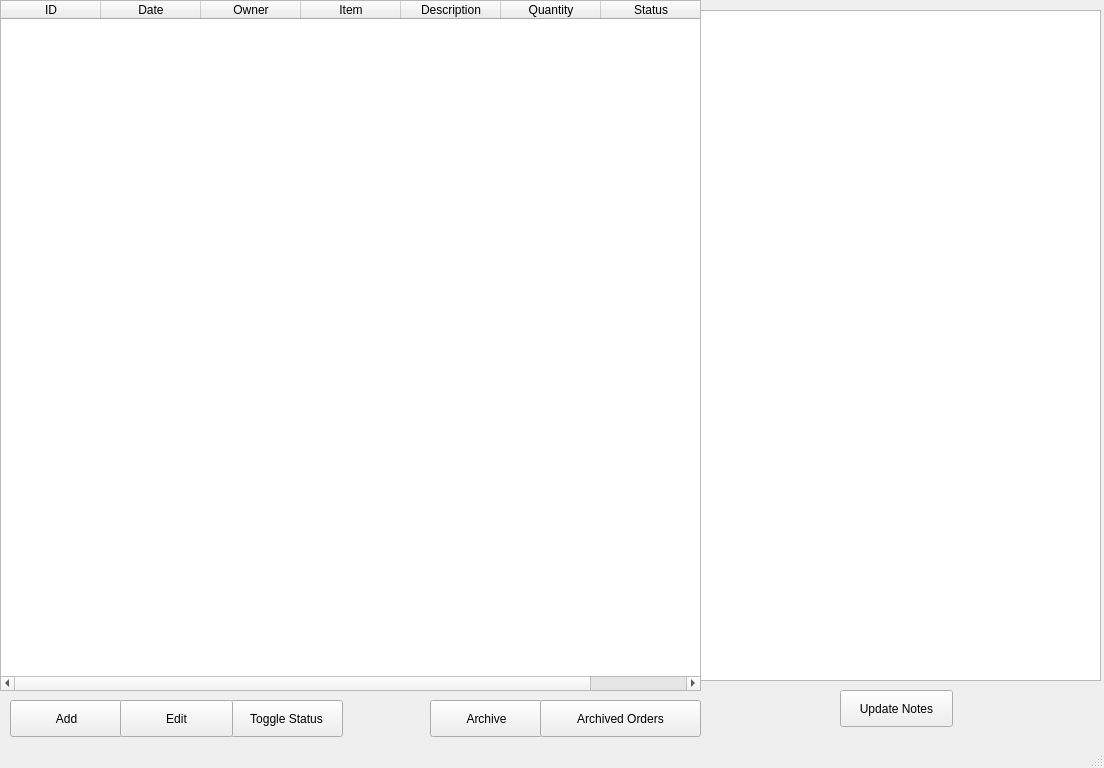
<?xml version="1.0" encoding="UTF-8"?>
<ui version="4.0">
 <class>MainWindow</class>
 <widget class="QMainWindow" name="MainWindow">
  <property name="geometry">
   <rect>
    <x>0</x>
    <y>0</y>
    <width>1104</width>
    <height>768</height>
   </rect>
  </property>
  <property name="sizePolicy">
   <sizepolicy hsizetype="Fixed" vsizetype="Fixed">
    <horstretch>0</horstretch>
    <verstretch>0</verstretch>
   </sizepolicy>
  </property>
  <property name="minimumSize">
   <size>
    <width>1104</width>
    <height>768</height>
   </size>
  </property>
  <property name="maximumSize">
   <size>
    <width>1104</width>
    <height>768</height>
   </size>
  </property>
  <property name="windowTitle">
   <string>Order Tracker</string>
  </property>
  <property name="windowOpacity">
   <double>11.000000000000000</double>
  </property>
  <widget class="QWidget" name="centralwidget">
   <widget class="QTableWidget" name="main_table">
    <property name="geometry">
     <rect>
      <x>0</x>
      <y>0</y>
      <width>701</width>
      <height>691</height>
     </rect>
    </property>
    <property name="minimumSize">
     <size>
      <width>701</width>
      <height>691</height>
     </size>
    </property>
    <property name="alternatingRowColors">
     <bool>true</bool>
    </property>
    <property name="selectionBehavior">
     <enum>QAbstractItemView::SelectRows</enum>
    </property>
    <property name="gridStyle">
     <enum>Qt::SolidLine</enum>
    </property>
    <property name="sortingEnabled">
     <bool>false</bool>
    </property>
    <property name="rowCount">
     <number>0</number>
    </property>
    <column>
     <property name="text">
      <string>ID</string>
     </property>
    </column>
    <column>
     <property name="text">
      <string>Date</string>
     </property>
    </column>
    <column>
     <property name="text">
      <string>Owner</string>
     </property>
    </column>
    <column>
     <property name="text">
      <string>Item</string>
     </property>
    </column>
    <column>
     <property name="text">
      <string>Description</string>
     </property>
    </column>
    <column>
     <property name="text">
      <string>Quantity</string>
     </property>
    </column>
    <column>
     <property name="text">
      <string>Status</string>
     </property>
    </column>
   </widget>
   <widget class="QPushButton" name="add_order_button">
    <property name="geometry">
     <rect>
      <x>10</x>
      <y>700</y>
      <width>113</width>
      <height>37</height>
     </rect>
    </property>
    <property name="text">
     <string>Add</string>
    </property>
   </widget>
   <widget class="QPushButton" name="archive_order_button">
    <property name="geometry">
     <rect>
      <x>430</x>
      <y>700</y>
      <width>113</width>
      <height>37</height>
     </rect>
    </property>
    <property name="text">
     <string>Archive</string>
    </property>
   </widget>
   <widget class="QPushButton" name="archived_orders_button">
    <property name="geometry">
     <rect>
      <x>540</x>
      <y>700</y>
      <width>161</width>
      <height>37</height>
     </rect>
    </property>
    <property name="text">
     <string>Archived Orders</string>
    </property>
   </widget>
   <widget class="QTextEdit" name="notes_edit">
    <property name="geometry">
     <rect>
      <x>700</x>
      <y>10</y>
      <width>401</width>
      <height>671</height>
     </rect>
    </property>
   </widget>
   <widget class="QPushButton" name="update_notes_button">
    <property name="geometry">
     <rect>
      <x>840</x>
      <y>690</y>
      <width>113</width>
      <height>37</height>
     </rect>
    </property>
    <property name="text">
     <string>Update Notes</string>
    </property>
   </widget>
   <widget class="QPushButton" name="update_order_status_button">
    <property name="geometry">
     <rect>
      <x>230</x>
      <y>700</y>
      <width>113</width>
      <height>37</height>
     </rect>
    </property>
    <property name="text">
     <string>Toggle Status</string>
    </property>
   </widget>
   <widget class="QPushButton" name="edit_order_button">
    <property name="geometry">
     <rect>
      <x>120</x>
      <y>700</y>
      <width>113</width>
      <height>37</height>
     </rect>
    </property>
    <property name="text">
     <string>Edit</string>
    </property>
   </widget>
  </widget>
  <widget class="QStatusBar" name="statusbar"/>
 </widget>
 <tabstops>
  <tabstop>add_order_button</tabstop>
  <tabstop>archive_order_button</tabstop>
  <tabstop>archived_orders_button</tabstop>
  <tabstop>update_notes_button</tabstop>
  <tabstop>notes_edit</tabstop>
  <tabstop>main_table</tabstop>
 </tabstops>
 <resources/>
 <connections/>
</ui>
